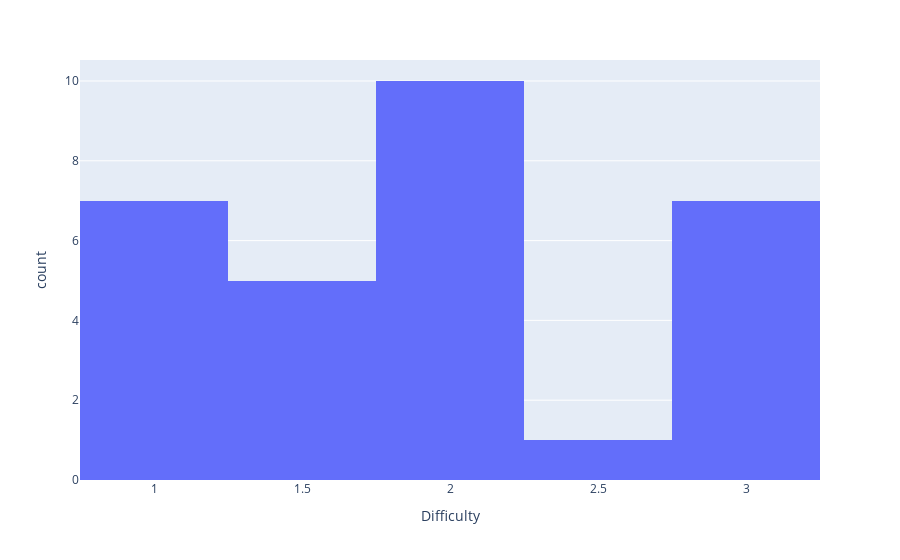

Notebook cell for this chart:
### Code cell
px.histogram(df , x = "Difficulty")

### Figure 1 — Plotly figure (JSON) as saved in the notebook; plotly's stock layout.template omitted (floating-point values rounded to 4 significant figures)
{"data": [{"alignmentgroup": "True", "bingroup": "x", "hovertemplate": "Difficulty=%{x}<br>count=%{y}<extra></extra>", "legendgroup": "", "marker": {"color": "#636efa", "pattern": {"shape": ""}}, "name": "", "offsetgroup": "", "orientation": "v", "showlegend": false, "type": "histogram", "x": [1, 2.5, 3, 2, 2, 3, 3, 1, 2, 1, 3, 3, 1.5, 2, 3, 2, 1.5, 1, 2, 2, 1.5, 2, 2, 1.5, 3, 2, 1.5, 1, 1, 1], "xaxis": "x", "yaxis": "y"}], "layout": {"barmode": "relative", "legend": {"tracegroupgap": 0}, "margin": {"t": 60}, "xaxis": {"anchor": "y", "domain": [0, 1], "title": {"text": "Difficulty"}}, "yaxis": {"anchor": "x", "domain": [0, 1], "title": {"text": "count"}}}}
